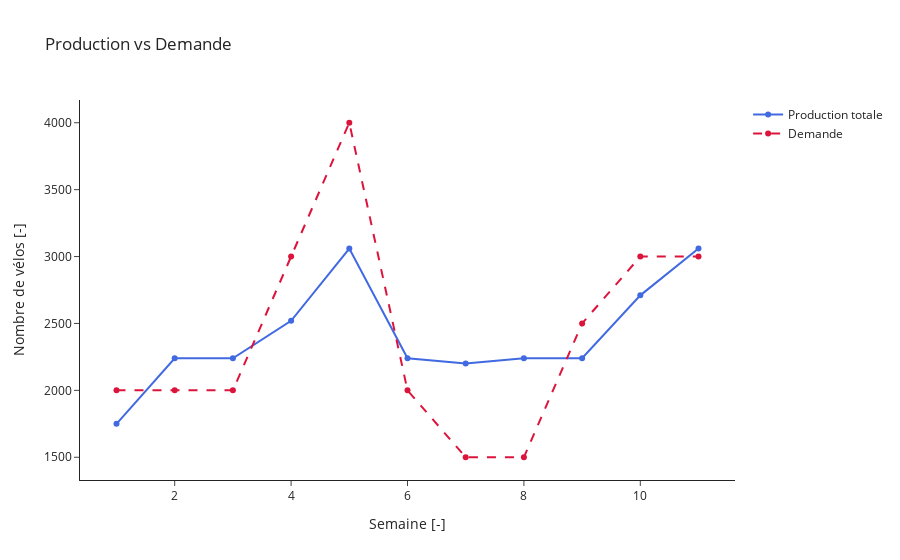

Write notebook code for a chart like this one.
### Markdown cell above
Ces diagrammes circulaires permettent de relier les choix du modèle aux coûts induits. La production interne est privilégiée, ce qui explique la forte proportion de salaires et de matériaux dans le coût total.

### Code cell
fig = go.Figure()
fig.add_trace(go.Scatter(x=df_all["Semaine"], y=df_all["Prod_totale"], name="Production totale", mode="lines+markers", line=dict(color="royalblue")))
fig.add_trace(go.Scatter(x=df_all["Semaine"], y=df_all["Demande"], name="Demande", mode="lines+markers", line=dict(color="crimson", dash="dash")))
fig.update_layout(title="Production vs Demande", xaxis_title="Semaine [-]", yaxis_title="Nombre de vélos [-]", template="simple_white")
fig.show()

### Figure 1 — Plotly figure (JSON) as saved in the notebook; plotly's stock layout.template omitted (floating-point values rounded to 4 significant figures)
{"data": [{"line": {"color": "royalblue"}, "mode": "lines+markers", "name": "Production totale", "type": "scatter", "x": [1, 2, 3, 4, 5, 6, 7, 8, 9, 10, 11], "y": [1750, 2240, 2240, 2520, 3060, 2240, 2200, 2240, 2240, 2710, 3060]}, {"line": {"color": "crimson", "dash": "dash"}, "mode": "lines+markers", "name": "Demande", "type": "scatter", "x": [1, 2, 3, 4, 5, 6, 7, 8, 9, 10, 11], "y": [2000, 2000, 2000, 3000, 4000, 2000, 1500, 1500, 2500, 3000, 3000]}], "layout": {"title": {"text": "Production vs Demande"}, "xaxis": {"title": {"text": "Semaine [-]"}}, "yaxis": {"title": {"text": "Nombre de vélos [-]"}}}}
